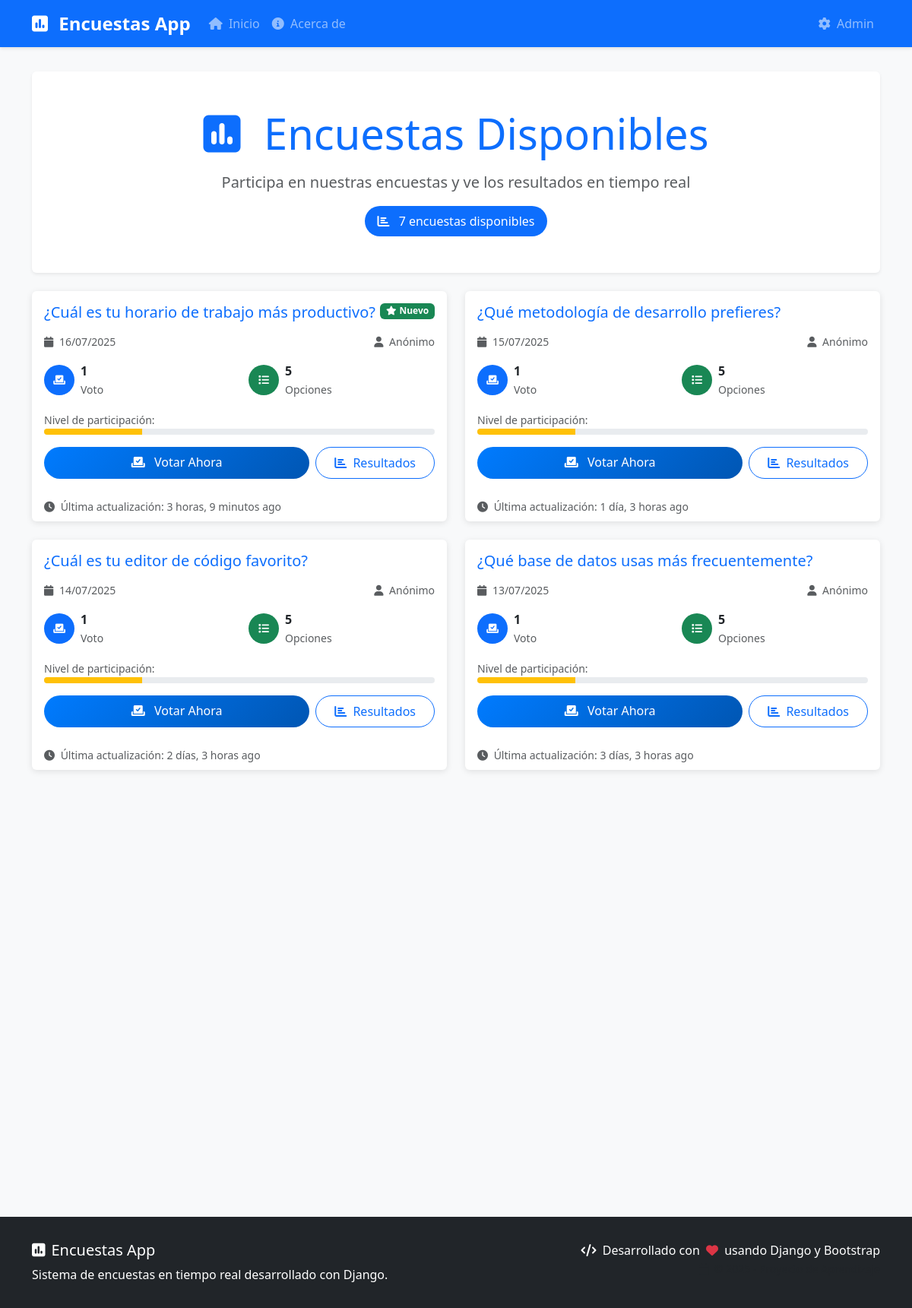
Page /list/ on the committed database.
### polls/models.py (models this page shows, shortened)
class Question(models.Model):
    question_text = models.CharField(
        max_length=200,
        verbose_name="Texto de la pregunta",
        help_text="Escribe la pregunta que quieres hacer en la encuesta"
    )
    pub_date = models.DateTimeField(
        verbose_name="Fecha de publicación",
        help_text="Cuándo se publicó esta encuesta"
    )
    created_by = models.ForeignKey(
        User,
        on_delete=models.SET_NULL,
        null=True,
        blank=True,
        verbose_name="Creado por",
        help_text="Usuario que creó esta encuesta"
    )
    is_active = models.BooleanField(
        default=True,
        verbose_name="¿Está activa?",
        help_text="Las encuestas inactivas no aparecen en la lista principal"
    )
    created_at = models.DateTimeField(
        auto_now_add=True,
        verbose_name="Fecha de creación"
    )
    updated_at = models.DateTimeField(
        auto_now=True,
        verbose_name="Última actualización"
    )
    class Meta:
        verbose_name = "Pregunta"
        verbose_name_plural = "Preguntas"
        ordering = ['-pub_date']  # Ordenar por fecha de publicación (más recientes primero)
    def was_published_recently(self):
        now = timezone.now()
        return now - datetime.timedelta(days=1) <= self.pub_date <= now
    def total_votes(self):
        return Vote.objects.filter(choice__question=self).count()

### polls/views.py (the view)
# urls.py: path('list/', views.QuestionListView.as_view(), name='question_list'),
class QuestionListView(generic.ListView):
    model = Question
    template_name = 'polls/index.html'
    context_object_name = 'questions'
    paginate_by = 5
    def get_queryset(self):
        return Question.objects.filter(
            is_active=True,
            pub_date__lte=timezone.now()
        ).select_related('created_by').prefetch_related('choice_set').order_by('-pub_date')
    def get_context_data(self, **kwargs):
        context = super().get_context_data(**kwargs)
        context['title'] = 'Encuestas Disponibles'
        context['total_questions'] = self.get_queryset().count()
        for question in context['questions']:
            question.total_votes_count = question.total_votes()
            question.choices_count = question.choice_set.count()
        return context

### polls/templates/polls/index.html (shortened to what this page needs)
{% extends "polls/base.html" %}
{% block content %}
<div class="row mb-4">
    <div class="col-12">
        <div class="text-center py-5 bg-white rounded shadow-sm fade-in">
            <h1 class="display-4 text-primary mb-3">
                <i class="fas fa-poll me-3"></i>
                Encuestas Disponibles
            </h1>
            <p class="lead text-muted">
                Participa en nuestras encuestas y ve los resultados en tiempo real
            </p>
            {% if total_questions %}
                <div class="d-inline-block bg-primary text-white px-3 py-2 rounded-pill">
                    <i class="fas fa-chart-bar me-2"></i>
                    {{ total_questions }} encuesta{{ total_questions|pluralize }} disponible{{ total_questions|pluralize }}
                </div>
            {% endif %}
        </div>
    </div>
</div>
{% if questions %}
    <div class="row">
        {% for question in questions %}
            <div class="col-lg-6 mb-4">
                <div class="card poll-card h-100 fade-in">
                    <div class="card-body">
                        <div class="d-flex justify-content-between align-items-start mb-3">
                            <h5 class="card-title text-primary mb-0">
                                {{ question.question_text }}
                            </h5>
                            {% if question.was_published_recently %}
                                <span class="badge bg-success">
                                    <i class="fas fa-star me-1"></i>Nuevo
                                </span>
                            {% endif %}
                        </div>
                        <div class="text-muted small mb-3">
                            <div class="row">
                                <div class="col-6">
                                    <i class="fas fa-calendar me-1"></i>
                                    {{ question.pub_date|date:"d/m/Y" }}
                                </div>
                                <div class="col-6 text-end">
                                    <i class="fas fa-user me-1"></i>
                                    {% if question.created_by %}
                                        {{ question.created_by.username }}
                                    {% else %}
                                        Anónimo
                                    {% endif %}
                                </div>
                            </div>
                        </div>
                        <div class="row mb-3">
                            <div class="col-6">
                                <div class="d-flex align-items-center">
                                    <div class="bg-primary text-white rounded-circle p-2 me-2" style="width: 40px; height: 40px; display: flex; align-items: center; justify-content: center;">
                                        <i class="fas fa-vote-yea fa-sm"></i>
                                    </div>
                                    <div>
                                        <div class="fw-bold">{{ question.total_votes_count }}</div>
                                        <small class="text-muted">Voto{{ question.total_votes_count|pluralize }}</small>
                                    </div>
                                </div>
                            </div>
                            <div class="col-6">
                                <div class="d-flex align-items-center">
                                    <div class="bg-success text-white rounded-circle p-2 me-2" style="width: 40px; height: 40px; display: flex; align-items: center; justify-content: center;">
                                        <i class="fas fa-list fa-sm"></i>
                                    </div>
                                    <div>
                                        <div class="fw-bold">{{ question.choices_count }}</div>
                                        <small class="text-muted">Opcion{{ question.choices_count|pluralize:"es" }}</small>
                                    </div>
                                </div>
                            </div>
                        </div>
                        {% if question.total_votes_count > 0 %}
                            <div class="mb-3">
                                <small class="text-muted">Nivel de participación:</small>
                                <div class="progress" style="height: 8px;">
                                    {% if question.total_votes_count < 5 %}
                                        <div class="progress-bar bg-warning" style="width: 25%"></div>
                                    {% elif question.total_votes_count < 15 %}
                                        <div class="progress-bar bg-info" style="width: 60%"></div>
                                    {% else %}
                                        <div class="progress-bar bg-success" style="width: 100%"></div>
                                    {% endif %}
                                </div>
                            </div>
                        {% endif %}
                        <div class="d-flex gap-2">
                            <a href="{% url 'polls:detail' question.id %}"
                               class="btn btn-vote btn-custom flex-fill">
                                <i class="fas fa-vote-yea me-2"></i>
                                Votar Ahora
                            </a>
                            <a href="{% url 'polls:results' question.id %}"
                               class="btn btn-outline-primary btn-custom">
                                <i class="fas fa-chart-bar me-1"></i>
                                Resultados
                            </a>
                        </div>
                    </div>
                    <div class="card-footer bg-transparent border-top-0">
                        <small class="text-muted">
                            <i class="fas fa-clock me-1"></i>
                            Última actualización: {{ question.pub_date|timesince }} ago
                        </small>
                    </div>
                </div>
            </div>
        {% endfor %}
    </div>
{% endif %}
<div class="row mt-5">
    <div class="col-12">
    </div>
</div>
{% endblock %}

### polls/templates/polls/base.html (style rules this page uses)
:root { --primary-color: #007bff; --secondary-color: #6c757d; --success-color: #28a745; --warning-color: #ffc107; --danger-color: #dc3545; --dark-color: #343a40; --light-color: #f8f9fa; }
body { background-color: #f8f9fa; font-family: 'Segoe UI', Tahoma, Geneva, Verdana, sans-serif; min-height: 100vh; display: flex; flex-direction: column; }
.poll-card { transition: transform 0.2s ease-in-out, box-shadow 0.2s ease-in-out; border: none; box-shadow: 0 2px 8px rgba(0,0,0,.1); }
.btn-custom { border-radius: 25px; padding: 0.5rem 1.5rem; font-weight: 500; transition: all 0.3s ease; }
.btn-vote { background: linear-gradient(135deg, var(--primary-color), #0056b3); border: none; color: white; }
.fade-in { animation: fadeIn 0.5s ease-out; }

### rows in the picture
Question: question_text "¿Cuál es tu horario de trabajo más productivo?", shows "Nuevo", pub_date "16/07/2025", shows "Anónimo", total_votes_count "1", choices_count "5", shows "Nivel de participación:", pub_date "3 horas, 9 minutos"
Question: question_text "¿Qué metodología de desarrollo prefieres?", pub_date "15/07/2025", shows "Anónimo", total_votes_count "1", choices_count "5", shows "Nivel de participación:", pub_date "1 día, 3 horas"
Question: question_text "¿Cuál es tu editor de código favorito?", pub_date "14/07/2025", shows "Anónimo", total_votes_count "1", choices_count "5", shows "Nivel de participación:", pub_date "2 días, 3 horas"
Question: question_text "¿Qué base de datos usas más frecuentemente?", pub_date "13/07/2025", shows "Anónimo", total_votes_count "1", choices_count "5", shows "Nivel de participación:", pub_date "3 días, 3 horas"

### other values in the picture
{{ total_questions }} "7"
